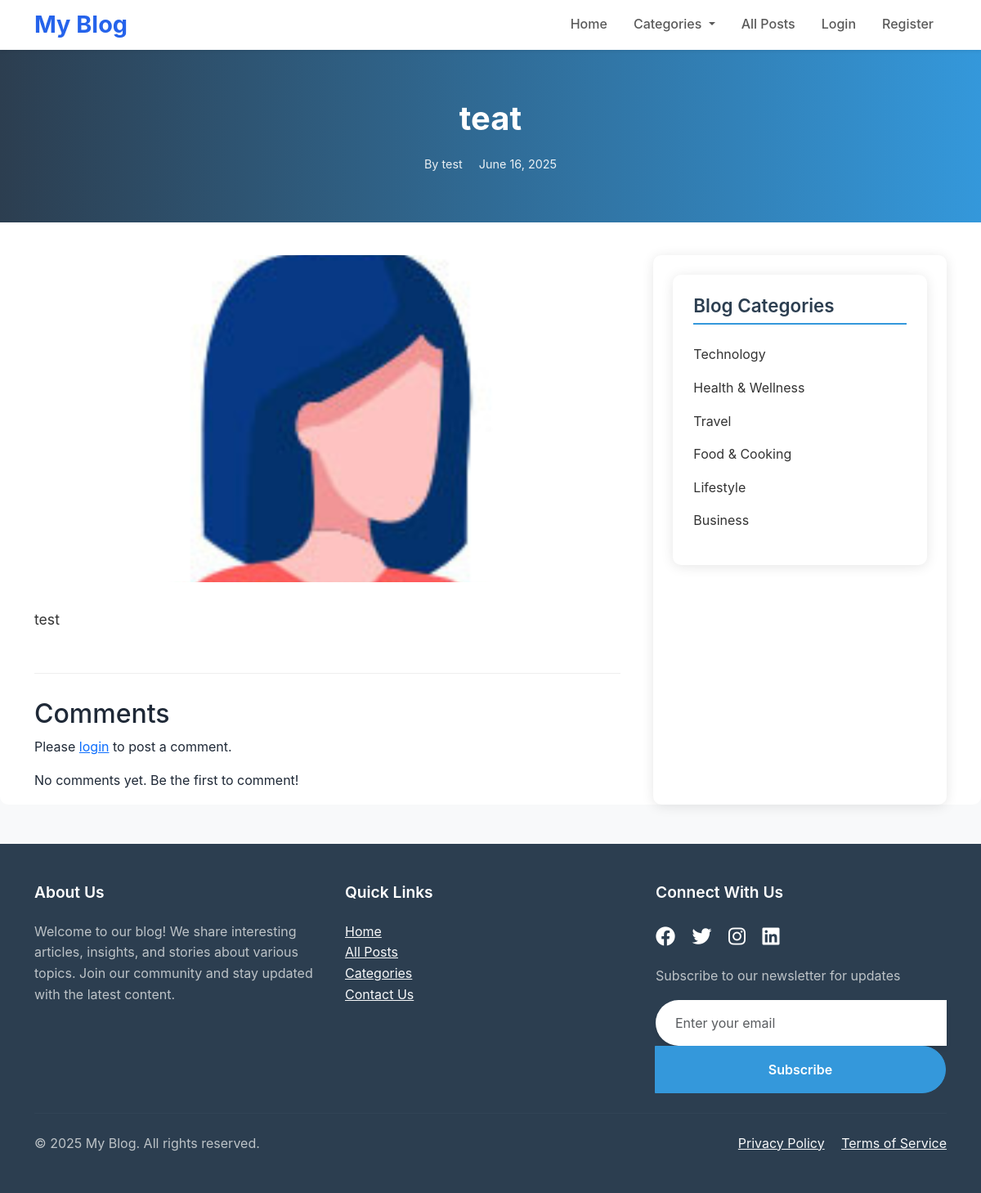
The app's page /blog.php?id=8 with its own data.
### tables this page shows
CREATE TABLE IF NOT EXISTS `tbl_blog` (
  `id` int NOT NULL AUTO_INCREMENT,
  `title` varchar(255) NOT NULL,
  `meta_title` varchar(255) DEFAULT NULL,
  `short_desc` text,
  `long_desc` longtext,
  `image` varchar(255) DEFAULT NULL,
  `category_id` int DEFAULT NULL,
  `user_id` int DEFAULT NULL,
  `status` tinyint(1) DEFAULT '1',
  `created_at` timestamp NULL DEFAULT CURRENT_TIMESTAMP,
  `updated_at` timestamp NULL DEFAULT CURRENT_TIMESTAMP ON UPDATE CURRENT_TIMESTAMP,
  PRIMARY KEY (`id`),
  KEY `category_id` (`category_id`),
  KEY `user_id` (`user_id`)
);

CREATE TABLE IF NOT EXISTS `tbl_user` (
  `id` int NOT NULL AUTO_INCREMENT,
  `name` varchar(100) NOT NULL,
  `email` varchar(100) NOT NULL,
  `password` varchar(255) NOT NULL,
  `phone_no` varchar(20) DEFAULT NULL,
  `profile_photo` varchar(255) DEFAULT NULL,
  `role` enum('user','admin') DEFAULT 'user',
  `status` tinyint(1) DEFAULT '1',
  `verification_token` varchar(255) DEFAULT NULL,
  `is_verified` tinyint(1) DEFAULT '0',
  `created_at` timestamp NULL DEFAULT CURRENT_TIMESTAMP,
  `updated_at` timestamp NULL DEFAULT CURRENT_TIMESTAMP ON UPDATE CURRENT_TIMESTAMP,
  PRIMARY KEY (`id`),
  UNIQUE KEY `email` (`email`)
);

CREATE TABLE IF NOT EXISTS `tbl_blog_category` (
  `id` int NOT NULL AUTO_INCREMENT,
  `name` varchar(100) NOT NULL,
  `image` varchar(255) DEFAULT NULL,
  `created_at` timestamp NULL DEFAULT CURRENT_TIMESTAMP,
  `updated_at` timestamp NULL DEFAULT CURRENT_TIMESTAMP ON UPDATE CURRENT_TIMESTAMP,
  PRIMARY KEY (`id`)
);

### function/Database.php (called while the page is built, shortened)
<?php
class Database {
    private $host = "localhost";
    private $db = "blog_db";
    private $user = "root";
    private $pass = "";
    public $conn;
    public function connect() {
        try {
            if ($this->conn === null) {
                $this->conn = new PDO("mysql:host=$this->host;dbname=$this->db", $this->user, $this->pass);
                $this->conn->setAttribute(PDO::ATTR_ERRMODE, PDO::ERRMODE_EXCEPTION);
            }
            return $this->conn;
        } catch(PDOException $e) {
            error_log("Database Connection Error: " . $e->getMessage());
            error_log("Connection Details - Host: {$this->host}, Database: {$this->db}, User: {$this->user}");
            throw $e;
        }
    }
}
?>

### function/CrudTrait.php (called while the page is built, shortened)
<?php
trait CrudTrait {
    public function setTable($tableName) {
        $this->table = $tableName;
    }
}
?>

### function/BaseManager.php (called while the page is built, shortened)
<?php
require_once 'Database.php';
require_once 'CrudTrait.php';
class BaseManager {
    public function __construct($tableName) {
        $this->db = (new Database())->connect();
    }
    public function getOne(array $conditions)
    {
        $sql = "SELECT * FROM {$this->table} WHERE ";
        $fields = [];
        $values = [];
        foreach ($conditions as $key => $value) {
            $fields[] = "$key = ?";
            $values[] = $value;
        }
        $sql .= implode(' AND ', $fields);
        $stmt = $this->db->prepare($sql);
        $stmt->execute($values);
        $result = $stmt->fetch(PDO::FETCH_ASSOC);
        return $result;
    }
    public function getRecordById($id) {
        $result = $this->getOne(['id' => $id]);
        return $result;
    }
    public function getAllRecord() {
        $table = preg_replace('/[^a-zA-Z0-9_]/', '', $this->table);
        $query = $this->db->prepare("SELECT * FROM `$table`");
        $query->execute();
        $result = $query->fetchAll(PDO::FETCH_ASSOC);
        return $result;
    }
}
?>

### blog.php (the view, shortened to what this page needs)
<?php
require_once 'function/BaseManager.php';
$blog_id = isset($_GET['id']) ? (int)$_GET['id'] : 0;
$blogTable = new BaseManager('tbl_blog');
$blog = $blogTable->getRecordById($blog_id);
$categoryTable = new BaseManager('tbl_blog_category');
$category = $categoryTable->getRecordById($blog['category_id']);
$allCategories = $categoryTable->getAllRecord();
$author = null;
if ($blog['user_id']) {
    $userTable = new BaseManager('tbl_user');
    $author = $userTable->getRecordById($blog['user_id']);
}
$commentTable = new BaseManager('tbl_comments');
$comments = $commentTable->getRecordsByField('blog_id', $blog_id, 'created_at DESC');
?>
<!DOCTYPE html>
<html lang="en">
<head>
  <?php include 'head.php'; ?>
  <link rel="stylesheet" href="assets/css/blog.css">
</head>
<body class="bg-light">
<?php include 'header.php' ?>
<div class="blog-header">
  <div class="container">
    <h1><?php echo htmlspecialchars($blog['title']); ?></h1>
    <div class="blog-meta">
      <?php if ($author && isset($author['name'])): ?>
        <span>By <?php echo htmlspecialchars($author['name']); ?></span>
      <?php endif; ?>
      <?php if (isset($blog['created_at'])): ?>
        <span><?php echo date('F j, Y', strtotime($blog['created_at'])); ?></span>
      <?php endif; ?>
    </div>
  </div>
</div>
<div class="container">
  <div class="blog-content">
    <main class="main-content">
      <?php if (isset($blog['image']) && !empty($blog['image'])): ?>
        <img src="<?php echo htmlspecialchars($blog['image']); ?>"
             alt="<?php echo htmlspecialchars($blog['title']); ?>"
             class="blog-image">
      <?php endif; ?>
      <article class="blog-text">
        <?php echo $blog['long_desc']; ?>
      </article>
      <section class="comments-section">
        <h2>Comments</h2>
        <?php if (isset($_SESSION['user_id'])): ?>
          <form class="comment-form" method="POST">
            <textarea name="comment" placeholder="Write your comment..." required></textarea>
            <button type="submit" name="submit_comment">Post Comment</button>
          </form>
        <?php else: ?>
          <p>Please <a href="login.php?redirect=<?php echo urlencode($_SERVER['REQUEST_URI']); ?>">login</a> to post a comment.</p>
        <?php endif; ?>
        <?php if (!empty($comments)): ?>
          <?php foreach ($comments as $comment):
            $commentAuthor = $userTable->getRecordById($comment['user_id']);
          ?>
            <div class="comment">
              <div class="comment-header">
                <span class="comment-author">
                  <?php echo htmlspecialchars($commentAuthor['name'] ?? 'Anonymous'); ?>
                </span>
                <span class="comment-date">
                  <?php echo date('F j, Y', strtotime($comment['created_at'])); ?>
                </span>
              </div>
              <div class="comment-text">
                <?php echo nl2br(htmlspecialchars($comment['comment'])); ?>
              </div>
            </div>
          <?php endforeach; ?>
        <?php else: ?>
          <p>No comments yet. Be the first to comment!</p>
        <?php endif; ?>
      </section>
    </main>
    <aside class="sidebar">
      <div class="sidebar-section">
        <h3>Blog Categories</h3>
        <ul class="category-list">
          <?php foreach ($allCategories as $cat): ?>
            <li>
              <a href="category.php?id=<?php echo $cat['id']; ?>">
                <?php echo htmlspecialchars($cat['name']); ?>
              </a>
            </li>
          <?php endforeach; ?>
        </ul>
      </div>
    </aside>
  </div>
</div>
<?php include 'footer.php' ?>
</body>
</html>

### head.php (shortened to what this page needs)
<link href="https://cdn.jsdelivr.net/npm/bootstrap@5.3.0/dist/css/bootstrap.min.css" rel="stylesheet">
<link rel="stylesheet" href="https://cdnjs.cloudflare.com/ajax/libs/font-awesome/4.7.0/css/font-awesome.min.css">
<link href="assets/css/style.css" rel="stylesheet">

### header.php (shortened to what this page needs)
<!DOCTYPE html>
<html lang="en">
<head>
    <link href="https://cdn.jsdelivr.net/npm/bootstrap@5.3.2/dist/css/bootstrap.min.css" rel="stylesheet">
    <link href="https://cdnjs.cloudflare.com/ajax/libs/font-awesome/6.0.0/css/all.min.css" rel="stylesheet">
    <link href="assets/css/style.css" rel="stylesheet">
</head>
<body>
    <header class="header">
        <nav class="navbar navbar-expand-lg navbar-light bg-white shadow-sm">
            <div class="container">
                <a class="navbar-brand" href="index.php">
                    <h1 class="m-0">My Blog</h1>
                </a>
                <div class="collapse navbar-collapse" id="navbarNav">
                    <ul class="navbar-nav ms-auto">
                        <li class="nav-item">
                            <a class="nav-link" href="index.php">Home</a>
                        </li>
                        <li class="nav-item dropdown">
                            <a class="nav-link dropdown-toggle" href="#" id="categoriesDropdown" role="button" data-bs-toggle="dropdown">
                                Categories
                            </a>
                        </li>
                        <li class="nav-item">
                            <a class="nav-link" href="all_blogs.php">All Posts</a>
                        </li>
                        <?php if(isset($_SESSION['user_id'])) { ?>
                            <li class="nav-item dropdown">
                                <a class="nav-link dropdown-toggle" href="#" id="userDropdown" role="button" data-bs-toggle="dropdown">
                                    <i class="fas fa-user"></i> My Account
                                </a>
                                <ul class="dropdown-menu">
                                    <li><a class="dropdown-item" href="profile.php">Profile</a></li>
                                    <?php if($_SESSION['role']) { ?>
                                        <li><a class="dropdown-item" href="admin/dashboard.php">Admin Panel</a></li>
                                    <?php } ?>
                                    <li><hr class="dropdown-divider"></li>
                                    <li><a class="dropdown-item" href="logout.php">Logout</a></li>
                                </ul>
                            </li>
                        <?php } else { ?>
                            <li class="nav-item">
                                <a class="nav-link" href="login.php">Login</a>
                            </li>
                            <li class="nav-item">
                                <a class="nav-link" href="register.php">Register</a>
                            </li>
                        <?php } ?>
                    </ul>
                </div>
            </div>
        </nav>
    </header>
    <main class="main-content">
</body>
</html>

### footer.php (shortened to what this page needs)
    <footer class="footer">
        <div class="container">
            <div class="row">
                <div class="col-md-4">
                    <h4>About Us</h4>
                    <p>Welcome to our blog! We share interesting articles, insights, and stories about various topics. Join our community and stay updated with the latest content.</p>
                </div>
                <div class="col-md-4">
                    <h4>Quick Links</h4>
                    <ul class="list-unstyled">
                        <li><a href="index.php" class="text-light">Home</a></li>
                        <li><a href="all_blogs.php" class="text-light">All Posts</a></li>
                        <li><a href="all_categories.php" class="text-light">Categories</a></li>
                        <li><a href="contact.php" class="text-light">Contact Us</a></li>
                    </ul>
                </div>
                <div class="col-md-4">
                    <h4>Connect With Us</h4>
                    <div class="social-links">
                        <a href="#"><i class="fab fa-facebook"></i></a>
                        <a href="#"><i class="fab fa-twitter"></i></a>
                        <a href="#"><i class="fab fa-instagram"></i></a>
                        <a href="#"><i class="fab fa-linkedin"></i></a>
                    </div>
                    <p class="mt-3">Subscribe to our newsletter for updates</p>
                    <form class="mt-2 newsletter-form">
                        <div class="input-group">
                            <input type="email" class="form-control" placeholder="Enter your email" required>
                            <button class="btn btn-primary" type="submit">Subscribe</button>
                        </div>
                    </form>
                </div>
            </div>
            <hr class="mt-4 mb-4" style="border-color: rgba(255,255,255,0.1);">
            <div class="row">
                <div class="col-md-6">
                    <p class="mb-0">&copy; <?php echo date('Y'); ?> My Blog. All rights reserved.</p>
                </div>
                <div class="col-md-6 text-md-end">
                    <a href="#" class="text-light me-3">Privacy Policy</a>
                    <a href="#" class="text-light">Terms of Service</a>
                </div>
            </div>
        </div>
    </footer>
</body>
</html>

### assets/css/style.css (style rules this page uses)
:root { --primary-color: #2563eb; --secondary-color: #1e40af; --text-color: #1f2937; --light-bg: #f3f4f6; --white: #ffffff; --shadow: 0 4px 6px -1px rgb(0 0 0 / 0.1); }
body { font-family: 'Inter', -apple-system, BlinkMacSystemFont, 'Segoe UI', Roboto, sans-serif; color: var(--text-color); line-height: 1.6; }
.header { position: sticky; top: 0; z-index: 1000; background: var(--white); }
.navbar-brand h1 { font-size: 1.8rem; font-weight: 700; color: var(--primary-color); }
.nav-link { font-weight: 500; padding: 0.5rem 1rem !important; transition: color 0.3s ease; }
.newsletter-form .form-control { padding: 1rem 1.5rem; border-radius: 50px 0 0 50px; border: none; box-shadow: var(--shadow); }
.newsletter-form .btn { padding: 1rem 2rem; border-radius: 0 50px 50px 0; font-weight: 600; }
.sidebar { background: #fff; border-radius: 10px; box-shadow: 0 2px 15px rgba(0, 0, 0, 0.1); padding: 1.5rem; }
.sidebar h3 { font-size: 1.4rem; font-weight: 600; color: #2c3e50; margin-bottom: 1.5rem; padding-bottom: 0.5rem; border-bottom: 2px solid #3498db; }
.form-control { border-radius: 5px; border: 1px solid #ddd; padding: 0.8rem; }
.btn-primary { background-color: #3498db; border-color: #3498db; padding: 0.8rem 1.5rem; border-radius: 5px; font-weight: 500; transition: all 0.3s ease; }
.footer { background: #2c3e50; color: #fff; padding: 3rem 0; margin-top: 3rem; }
.footer h4 { font-size: 1.2rem; font-weight: 600; margin-bottom: 1.5rem; }
.footer p { color: #bdc3c7; }
.footer .social-links a { color: #fff; font-size: 1.5rem; margin-right: 1rem; transition: color 0.3s ease; }
body { overflow-x: hidden; }
footer { background: #343a40; color: #fff; padding: 20px 0; }
.form-control { border-radius: 8px; }
.btn-primary { width: 100%; padding: 0.75rem; border-radius: 8px; font-weight: 500; }

### assets/css/blog.css (style rules this page uses)
.blog-header { background: linear-gradient(to right, #2c3e50, #3498db); color: white; padding: 60px 0; margin-bottom: 40px; text-align: center; }
.blog-header h1 { font-size: 2.5rem; margin-bottom: 20px; font-weight: 700; }
.blog-meta { display: flex; justify-content: center; gap: 20px; font-size: 0.9rem; opacity: 0.9; }
.blog-content { display: grid; grid-template-columns: 2fr 1fr; gap: 40px; margin: 40px 0; }
.main-content { background: white; border-radius: 10px; }
.blog-image { width: 100%; height: 400px; object-fit: cover; border-radius: 10px; margin-bottom: 30px; }
.blog-text { line-height: 1.8; color: #333; font-size: 1.1rem; }
.comments-section { margin-top: 50px; padding-top: 30px; border-top: 1px solid #eee; }
.sidebar { position: sticky; top: 20px; }
.sidebar-section { background: white; padding: 25px; border-radius: 10px; box-shadow: 0 2px 15px rgba(0, 0, 0, 0.1); margin-bottom: 30px; }
.sidebar-section h3 { color: #2c3e50; margin-bottom: 20px; font-size: 1.3rem; }
.category-list { list-style: none; padding: 0; }
.category-list li { margin-bottom: 15px; }
.category-list a { display: flex; align-items: center; gap: 10px; color: #333; text-decoration: none; transition: color 0.3s ease; }

### records on screen
tbl_blog: title "teat", created_at "June 16, 2025", image (picture), long_desc "test"
tbl_user: name "test"
tbl_blog_category: name "Technology"
tbl_blog_category: name "Health & Wellness"
tbl_blog_category: name "Travel"
tbl_blog_category: name "Food & Cooking"
tbl_blog_category: name "Lifestyle"
tbl_blog_category: name "Business"
